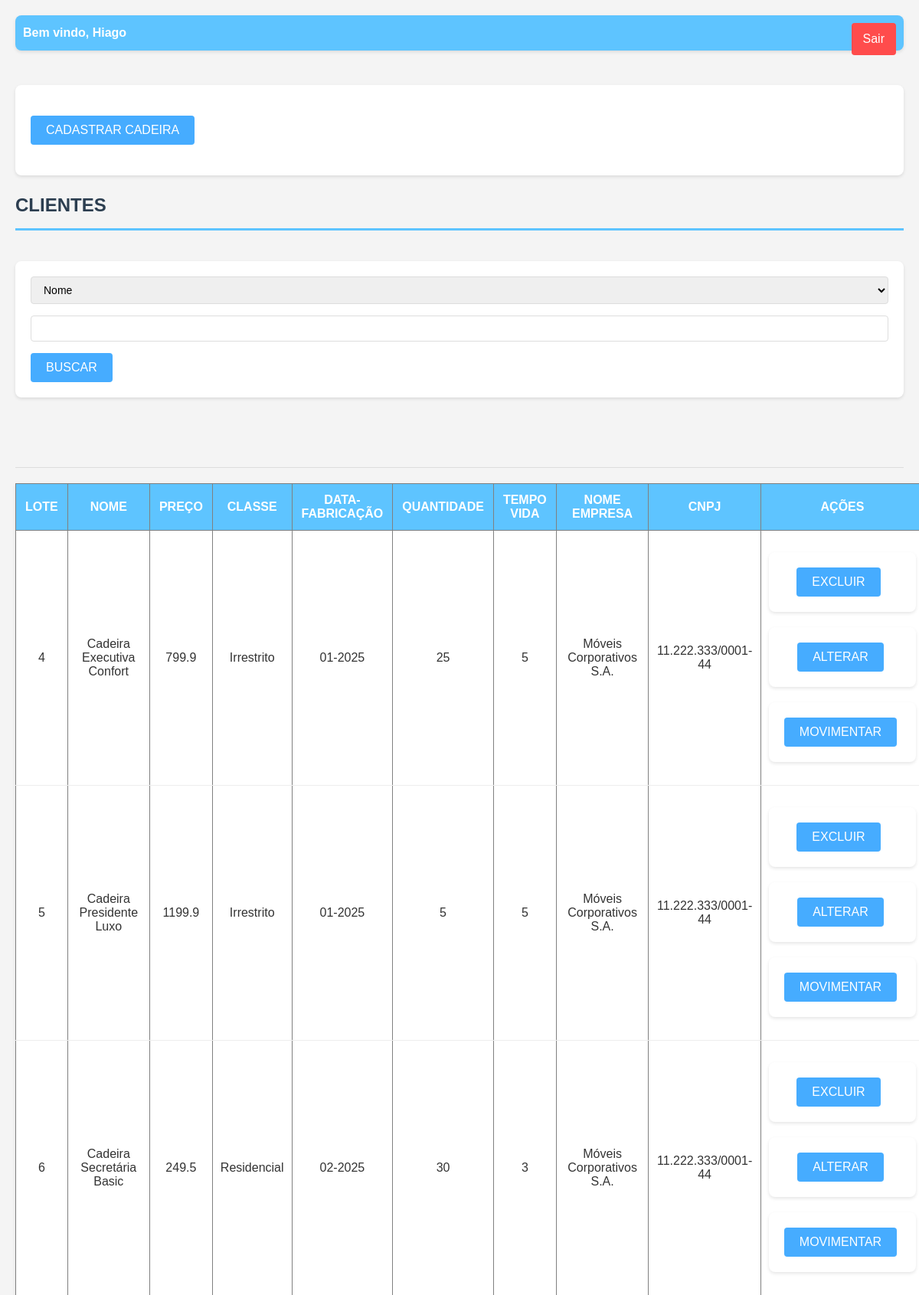
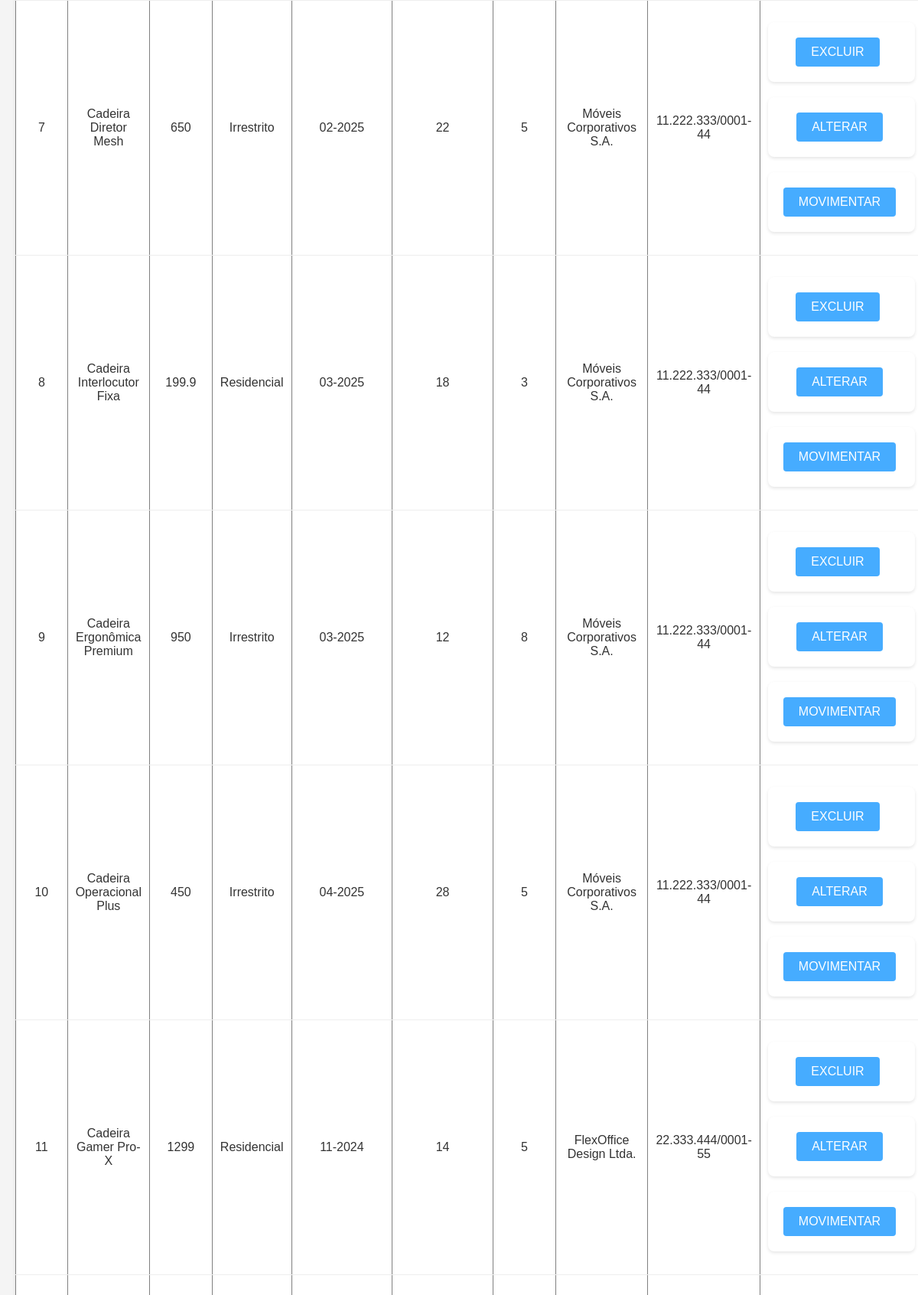
The page /site.php (signed in, upper part) on the database its author committed (2 pictures, top to bottom).
### tables this page shows
CREATE TABLE `inventario` (
  `lote` int(11) NOT NULL,
  `dataFabricacao` varchar(7) DEFAULT NULL,
  `carcaMax` int(11) DEFAULT NULL,
  `tempoVida` float DEFAULT NULL,
  `nome` varchar(45) DEFAULT NULL,
  `preco` float DEFAULT NULL,
  `classe` varchar(45) DEFAULT NULL,
  `CNPJ` varchar(20) DEFAULT NULL,
  `nomeEmpresa` varchar(45) DEFAULT NULL,
  `usuarios_usuariosID` int(11) NOT NULL,
  `quantidade` int(11) DEFAULT NULL
);

### site.php (the view, shortened to what this page needs)
<link rel="stylesheet" href="style.css">
<html>
    <head>
	</head>
    <body>
		<?php
			if (empty($_SESSION['usuariosID'])){
				header('Location: sair.php');
				exit();
			} else {
				echo '<div id="menu">
							<span class="corBranca">Bem vindo, '.$_SESSION['nome'].'</span>
							<a href="sair.php" class="sair">Sair</a>
							</div>
					';
				echo '<br><form method="post" action="cadastro.php" id="cadastro" name="cadastro">
						<input type="hidden" value ="'.$_SESSION['usuariosID'].'" name="usuariosID" id="usuariosID" size="20">
						<input type="submit" class="cadastro" value="CADASTRAR CADEIRA">
					</form>';
				echo '<h2>CLIENTES</h2><br>
				<form method="post" action="buscaDados.php" id="buscaDados" name="buscaDados">
					<select name="filtro" id="filtro">
						<option value="1">Nome</option>
						<option value="2">Lote</option>
						<option value="3">Quantidade</option>
					<label for="nome">Buscar Cadeira pelo Nome/Lote/Quantidade:</label>
					<input type="text" name="valor" id="nome" size="20" required>
					<input type="submit" id="submit_telaCliente" value="BUSCAR">
					</form><br><br>
				<table border="1" width="100%">
					<tr>
						<th>LOTE</th>
						<th>NOME</th>
						<th>PREÇO</th>
						<th>CLASSE</th>
						<th>DATA-FABRICAÇÃO</th>
						<th>QUANTIDADE</th>
						<th>TEMPO VIDA</th>
						<th>NOME EMPRESA</th>
						<th>CNPJ</th>
						<th>AÇÕES</th>
					</tr>
					';
			}
			$hostname = "127.0.0.1";
			$user = "root";
			$password = "root";
			$database = "inventariocadeiras";
			$conexao = new mysqli($hostname,$user,$password,$database);
			$sql="SELECT * FROM `inventariocadeiras`.`inventario`;";
			$resultado = $conexao->query($sql);
			echo '<hr>';
			while($row = mysqli_fetch_array($resultado)){
				echo '<tr>';
				echo '<td><center>'.$row['lote'].'</center></td>';
				echo '<td><center>'.$row['nome'].'</center></td>';
				echo '<td><center>'.$row['preco'].'</center></td>';
				echo '<td><center>'.$row[6].'</center></td>';
				echo '<td><center>'.$row[1].'</center></td>';
				echo '<td><center>'.$row[10].'</center></td>';
				echo '<td><center>'.$row[3].'</center></td>';
				echo '<td><center>'.$row[8].'</center></td>';
				echo '<td><center>'.$row[7].'</center></td>';
				echo '<td><center><br><form method="post" action="excluirCadeira.php" id="excluirCadeira" name="excluirCadeira" onsubmit="return confirm(\'Deseja excluir '.$row['nome'].'?\')">
						<input type="hidden" name="lote" value="'.$row[0].'">
						<input type="submit" class="b_exluir" value="EXCLUIR"/>
					</form>';
				echo '<form method="post" action="alterarCadeira.php" id="alterarCadeira" name="alterarCadeira" >
						<input type="hidden" name="lote" value="'.$row[0].'">
						<input type="hidden" name="nome" value="'.$row['nome'].'">
						<input type="hidden" name="preco" value="'.$row['preco'].'">
						<input type="hidden" name="classe" value="'.$row[6].'">
						<input type="hidden" name="dataFabricacao" value="'.$row[1].'">
						<input type="hidden" name="quantidade" value="'.$row[10].'">
						<input type="hidden" name="tempoVida" value="'.$row[3].'">
						<input type="hidden" name="nomeEmpresa" value="'.$row[8].'">
						<input type="hidden" name="CNPJ" value="'.$row[7].'">
						<input type="submit" class="b_visualizar" value="ALTERAR"/>
					</form>';
				echo '<form method="post" action="movimentacaoProduto.php" id="movimentacaoProduto" name="movimentacaoProduto" >
						<input type="hidden" name="lote" value="'.$row[0].'">
						<input type="hidden" name="nome" value="'.$row['nome'].'">
						<input type="submit" class="b_visualizar" value="MOVIMENTAR"/>
					</form>';
				echo '</center></td></tr>';
			}
			echo '</table>';
		?>
		<br>
	</body>
</html>

### style.css (style rules this page uses)
* { margin: 0; padding: 0; box-sizing: border-box; }
body { font-family: Arial, sans-serif; background-color: #f4f4f4; color: #333; padding: 20px; line-height: 1.6; }
h1, h2, h3 { color: #2c3e50; margin-bottom: 15px; }
h2 { border-bottom: 3px solid #5ec4ffff; padding-bottom: 10px; }
form { background-color: #fff; padding: 20px; border-radius: 8px; box-shadow: 0 2px 4px rgba(0,0,0,0.1); margin-bottom: 20px; }
input[type="text"], input[type="number"], input[type="email"], input[type="password"], select { width: 100%; padding: 8px 12px; margin-bottom: 15px; border: 1px solid #ddd; border-radius: 4px; font-size: 14px; }
input[type="submit"], button, .botao { background-color: #46acffff; color: white; padding: 10px 20px; border: none; border-radius: 4px; cursor: pointer; font-size: 16px; text-decoration: none; display: inline-block; transition: background-color 0.3s; }
table { width: 100%; background-color: #fff; border-collapse: collapse; box-shadow: 0 2px 4px rgba(0,0,0,0.1); margin-top: 20px; }
table th { background-color: #5ec4ffff; color: white; padding: 12px; text-align: center; font-weight: bold; }
table td { padding: 10px; border-bottom: 1px solid #eee; }
#menu { background-color: #5ec4ffff; padding: 15px; border-radius: 8px; margin-bottom: 20px; box-shadow: 0 2px 4px rgba(0,0,0,0.1); }
.corBranca { color: white; font-weight: bold; font-size: 16px; }
.sair { float: right; color: white; text-decoration: none; background-color: #ff4c4cff; padding: 8px 15px; border-radius: 4px; transition: background-color 0.3s; }
.cadastro { background-color: #46acffff; color: white; padding: 12px 25px; border: none; border-radius: 4px; font-size: 16px; cursor: pointer; margin: 20px 0; }
.b_exluir { background-color: #ff4c4cff; color: white; padding: 8px 15px; border: none; border-radius: 4px; cursor: pointer; margin-right: 5px; font-size: 14px; }
.b_visualizar { background-color: #46acffff; color: white; padding: 8px 15px; border: none; border-radius: 4px; cursor: pointer; margin-right: 5px; font-size: 14px; }
center { text-align: center; }
hr { border: none; border-top: 1px solid #ddd; margin: 20px 0; }

### site.php (style rules this page uses)
.sair { float: right; text-decoration: none; color: white; }
#menu { background-color: #5ec4ffff; margen: 0px; padding: 10px; }
#submit_telaCliente { border: none; text-align: center; text-decoration: none; display: inline-block; font-size: 16px; cursor: pointer; }
.corBranca { color: white; font-weight: bold; margin-right: 20px; }
.cadastro { margin-bottom: 20px; margin-top: 20px; border: none; background-color: #46acffff; color: white; padding: 10px 20px; text-align: center; }
.b_exluir { border: none; background-color: #ff4c4cff; color: white; padding: 10px 20px; text-align: center; text-decoration: none; display: inline-block; font-size: 16px; cursor: pointer; margin-right: 10px; }
.b_visualizar { border: none; background-color: #46acffff; color: white; padding: 10px 20px; text-align: center; text-decoration: none; display: inline-block; font-size: 16px; cursor: pointer; }

### rows shown on the page
inventario: lote "4", nome "Cadeira Executiva Confort", preco "799.9", classe "Irrestrito", dataFabricacao "01-2025", quantidade "25", tempoVida "5", nomeEmpresa "Móveis Corporativos S.A.", CNPJ "11.222.333/0001-44"
inventario: lote "5", nome "Cadeira Presidente Luxo", preco "1199.9", classe "Irrestrito", dataFabricacao "01-2025", quantidade "5", tempoVida "5", nomeEmpresa "Móveis Corporativos S.A.", CNPJ "11.222.333/0001-44"
inventario: lote "6", nome "Cadeira Secretária Basic", preco "249.5", classe "Residencial", dataFabricacao "02-2025", quantidade "30", tempoVida "3", nomeEmpresa "Móveis Corporativos S.A.", CNPJ "11.222.333/0001-44"
inventario: lote "7", nome "Cadeira Diretor Mesh", preco "650", classe "Irrestrito", dataFabricacao "02-2025", quantidade "22", tempoVida "5", nomeEmpresa "Móveis Corporativos S.A.", CNPJ "11.222.333/0001-44"
inventario: lote "8", nome "Cadeira Interlocutor Fixa", preco "199.9", classe "Residencial", dataFabricacao "03-2025", quantidade "18", tempoVida "3", nomeEmpresa "Móveis Corporativos S.A.", CNPJ "11.222.333/0001-44"
inventario: lote "9", nome "Cadeira Ergonômica Premium", preco "950", classe "Irrestrito", dataFabricacao "03-2025", quantidade "12", tempoVida "8", nomeEmpresa "Móveis Corporativos S.A.", CNPJ "11.222.333/0001-44"
inventario: lote "10", nome "Cadeira Operacional Plus", preco "450", classe "Irrestrito", dataFabricacao "04-2025", quantidade "28", tempoVida "5", nomeEmpresa "Móveis Corporativos S.A.", CNPJ "11.222.333/0001-44"
inventario: lote "11", nome "Cadeira Gamer Pro-X", preco "1299", classe "Residencial", dataFabricacao "11-2024", quantidade "14", tempoVida "5", nomeEmpresa "FlexOffice Design Ltda.", CNPJ "22.333.444/0001-55"

### other values the page prints
$_SESSION['nome'] "Hiago"
